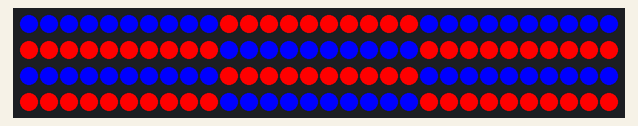
The sketch below on a simulated Arduino Uno, built with avr-gcc and run on an emulated ATmega328P. On the bench: 120 RGB LEDs in strip order, left to right, continuing on the next row.

Above: at 50.3 s.

The sketch:

fbi.ino.ino
```cpp
#include <FastLED.h>

#define LED_PIN     6
#define NUM_LEDS    120
#define BRIGHTNESS  255
#define LED_TYPE    WS2812B
#define COLOR_ORDER GRB
CRGB leds[NUM_LEDS];

void setup() {
  FastLED.addLeds<LED_TYPE, LED_PIN, COLOR_ORDER>(leds, NUM_LEDS).setCorrection(TypicalLEDStrip);
  FastLED.setBrightness(BRIGHTNESS);
}

void loop() {
  FBI_Lights();
  FastLED.show();
  delay(50); // Adjust the delay to control the speed of the effect
}

void FBI_Lights() {
  static uint8_t hue = 0;
  static bool blinkState = false;

  for(int i = 0; i < NUM_LEDS; i++) {
    if(blinkState) {
      if((i / 10) % 2 == 0) {
        leds[i] = CRGB::Blue;
      } else {
        leds[i] = CRGB::Red;
      }
    } else {
      leds[i] = CRGB::Black; // Turn off LEDs during the blink
    }
  }

  blinkState = !blinkState; // Toggle the blink state
  hue += 1;
}
```
